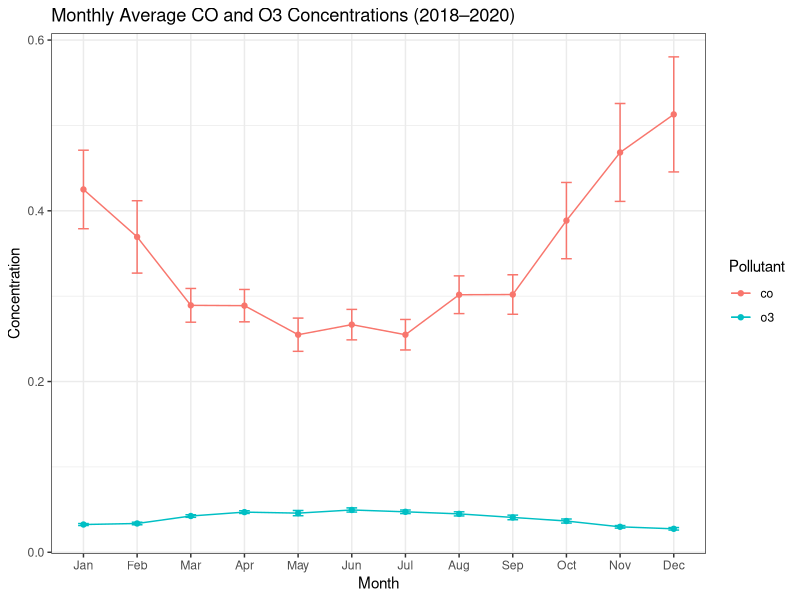
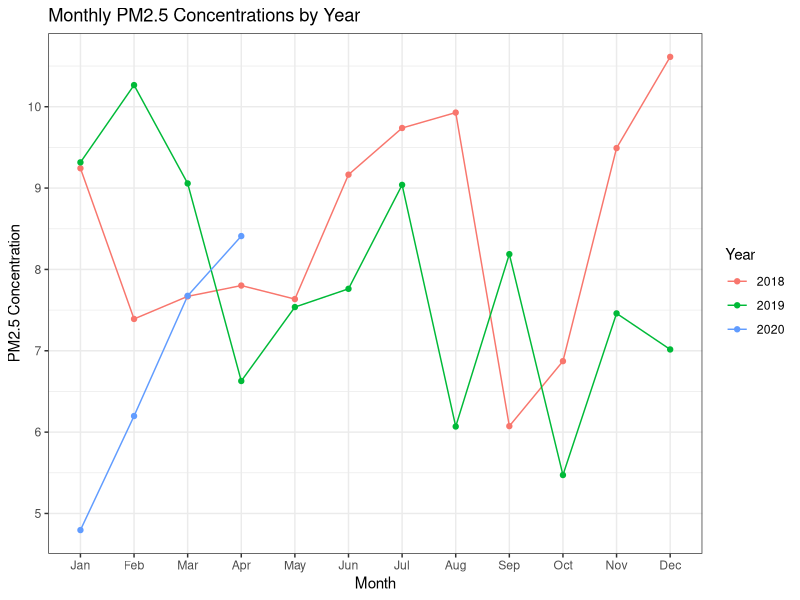

Write the R code that produced these figures, in order.
## ---- chunk 1
# Load packages
library(tidyverse)
library(lubridate)

# Function: process air pollution data
process_air <- function(df) {
  df %>%
    # Rename pollutant columns
    rename(
      date = Date,
      co   = `Daily Max 8-hour CO Concentration`,
      pm25 = `Daily Mean PM2.5 Concentration`,
      o3   = `Daily Max 8-hour Ozone Concentration`
    ) %>%
    # Convert date to Date class
    mutate(date = mdy(date)) %>%
    # Average multiple measurements on the same day
    group_by(date) %>%
    summarise(
      co   = mean(co,   na.rm = TRUE),
      pm25 = mean(pm25, na.rm = TRUE),
      o3   = mean(o3,   na.rm = TRUE),
      .groups = "drop"
    ) %>%
    distinct() %>%
    # Set negative concentrations to zero
    mutate(across(c(co, pm25, o3), ~ ifelse(.x < 0, 0, .x)))
}

# Read raw data for 2018–2020
AQ18_raw <- read_csv("data/AQ_2018.csv")
AQ19_raw <- read_csv("data/AQ_2019.csv")
AQ20_raw <- read_csv("data/AQ_2020.csv")

# Apply processing function and add year variable
AQ18 <- AQ18_raw %>% process_air() %>% mutate(year = 2018)
AQ19 <- AQ19_raw %>% process_air() %>% mutate(year = 2019)
AQ20 <- AQ20_raw %>% process_air() %>% mutate(year = 2020)

# Combine three years into one data set
alldata <- bind_rows(AQ18, AQ19, AQ20)
## ---- chunk 2
plot1_data <- alldata %>%
  mutate(
    month = month(date, label = TRUE, abbr = TRUE)
  ) %>%
  pivot_longer(
    cols = c(co, o3),
    names_to = "pollutant",
    values_to = "value"
  ) %>%
  group_by(month, pollutant) %>%
  summarise(
    mean = mean(value, na.rm = TRUE),
    se   = sd(value, na.rm = TRUE) / sqrt(sum(!is.na(value))),
    .groups = "drop"
  ) %>%
  mutate(
    lower = mean - 1.96 * se,
    upper = mean + 1.96 * se
  )

ggplot(plot1_data,
       aes(x = month, y = mean, color = pollutant, group = pollutant)) +
  geom_point() +
  geom_line() +
  geom_errorbar(aes(ymin = lower, ymax = upper), width = 0.2) +
  labs(
    title = "Monthly Average CO and O3 Concentrations (2018–2020)",
    x = "Month",
    y = "Concentration",
    color = "Pollutant"
  ) +
  theme_bw()
## ---- chunk 3
plot2_data <- alldata %>%
  mutate(
    month = month(date, label = TRUE, abbr = TRUE)
  ) %>%
  group_by(year, month) %>%
  summarise(
    pm25_mean = mean(pm25, na.rm = TRUE),
    .groups = "drop"
  )

ggplot(plot2_data,
       aes(x = month, y = pm25_mean,
           color = factor(year), group = year)) +
  geom_line() +
  geom_point() +
  labs(
    title = "Monthly PM2.5 Concentrations by Year",
    x = "Month",
    y = "PM2.5 Concentration",
    color = "Year"
  ) +
  theme_bw()
## ---- chunk 4
sessionInfo()
